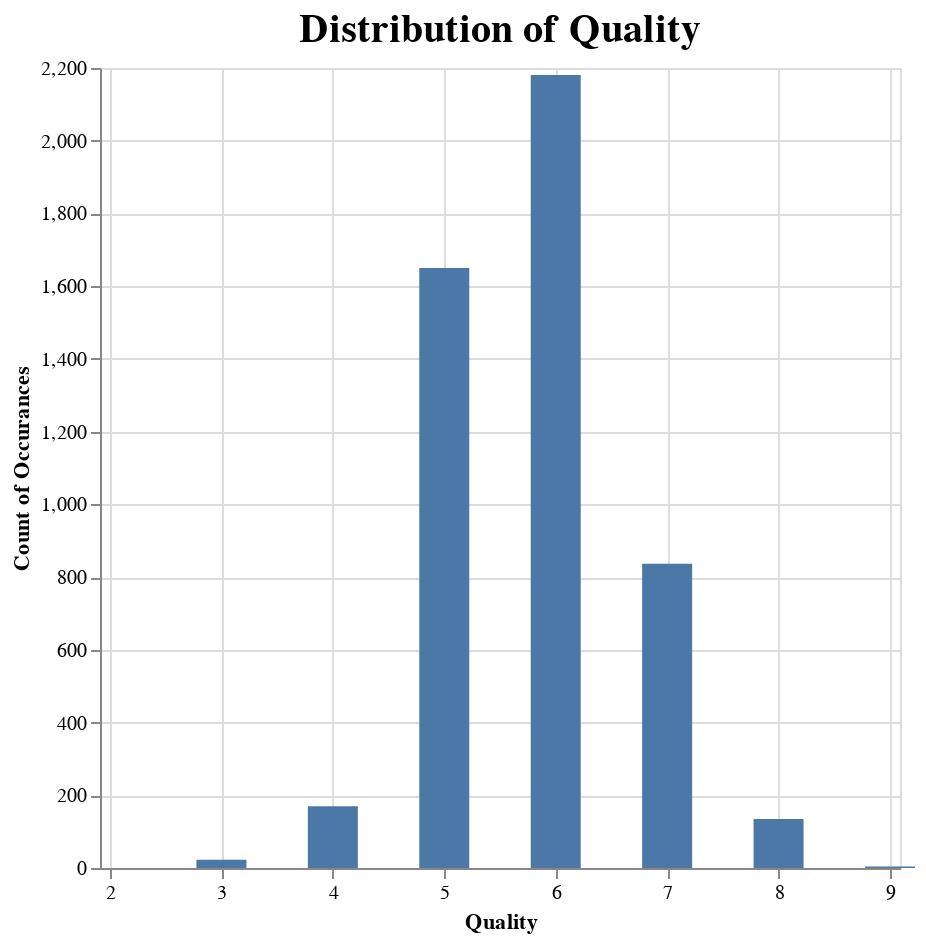

The notebook cell saved with this chart:
### Markdown cell above
<br>

* *Array 1* shows us that there are no observations containing null values, which will help us later in our analysis. Also, *Array 2* shows that there are 7 unique occurrences in the quality column and *Table 2* shows us that the min and max values of the quality column are 3 and 9 respectively. This indicates that all wines in the dataset will have a quality in the range of 3 to 9, meaning that a knn model will have a hard time predicting values outside of that range. We can also see from *Table 2* that the mean of the quality column is 5.8 with a standard deviation of 0.87.

* We further explore the quality column with a bar plot of occurrences:

### Code cell
sample_size = 5000
data_sample = data_wine.sample(sample_size, random_state=123)

quality_plot = (alt.Chart(data_sample, title=alt.TitleParams("Distribution of Quality", fontSize=20))
                .mark_bar(size=25)
                .encode(
                    x=alt.X("quality:Q", title="Quality", scale=alt.Scale(domain=[2,9], zero=False)),
                    y=alt.Y("count()", title="Count of Occurances", scale=alt.Scale(zero=False)))
               .properties(
               width=400,
               height=400))
quality_plot

### Figure 1 — Vega-Lite specification as saved in the notebook (floating-point values rounded to 4 significant figures; data arrays with more than 128 entries replaced by an {"elided": "..."} marker saying what was removed)
{"config": {"view": {"continuousWidth": 300, "continuousHeight": 300}}, "data": {"name": "data-571923e9a8035ce532ff77ce90a8b100"}, "mark": {"type": "bar", "size": 25}, "encoding": {"x": {"field": "quality", "scale": {"domain": [2, 9], "zero": false}, "title": "Quality", "type": "quantitative"}, "y": {"aggregate": "count", "scale": {"zero": false}, "title": "Count of Occurances", "type": "quantitative"}}, "height": 400, "title": {"text": "Distribution of Quality", "fontSize": 20}, "width": 400, "$schema": "https://vega.github.io/schema/vega-lite/v5.6.1.json", "datasets": {"data-571923e9a8035ce532ff77ce90a8b100": {"elided": "5000 records"}}}
